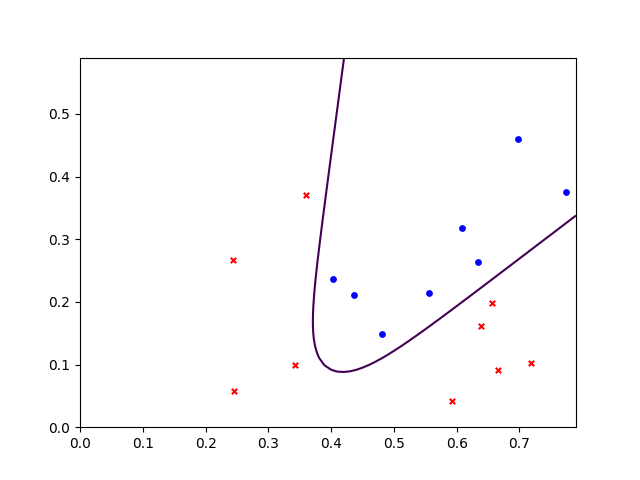

Here is the Python script that generated this plot:
import numpy as np
import matplotlib.pyplot as plt
import random as rand
L2_size = 3
alpha = 0.01
# 读取数据
def splitx(str):
    return list(map(float, str.split()[1:3]))
def splity(str):
    return float(str.split()[3:] == ['是'])
X = np.array(list(map(splitx, open('watermelon.txt').readlines()[1:])))
Y = np.mat(np.array(list(map(splity, open('watermelon.txt').readlines()[1:]))))
# 分类绘图
positive_x = []
negative_x = []
for x, y in zip(X, Y.T):
    if y:
        positive_x.append(x)
    else:
        negative_x.append(x)
positive_x = np.array(positive_x)
negative_x = np.array(negative_x)
plt.scatter(positive_x[:, 0], positive_x[:, 1], c='b', marker='o', s=15)
plt.scatter(negative_x[:, 0], negative_x[:, 1], c='r', marker='x', s=15)
# 实现算法
def Sigmoid(x):
    return 1.0 / (1.0 + np.exp(-x))
def calc_L(matrix):
    (x, y) = np.shape(matrix)
    return np.row_stack((np.mat(np.ones((1, y))), Sigmoid(matrix)))
def calc_A(matrix):
    return Sigmoid(matrix)
X1 = X[:, 0]
X2 = X[:, 1]
matrix_X = np.mat(X).T
(m, n) = np.shape(matrix_X)   # n为数据个数
X0 = np.mat(np.ones((1, n)))
matrix_L1 = np.row_stack((X0, matrix_X))  # 计算L1矩阵           (每组数据元素数+1) * n
Theta1 = np.mat(([rand.random(), rand.random(), rand.random()], [rand.random(), rand.random(), rand.random()] ,[rand.random(), rand.random(), rand.random()]))  # 初始化Theta1矩阵     L2_size * (每组数据元素数+1)
Theta2 = np.mat((rand.random(), rand.random(), rand.random(), rand.random()))  # 初始化Theta2矩阵     1 * L2_size+1
for i in range(100000):
    matrix_L2 = calc_L(Theta1 * matrix_L1)  # 计算L2矩阵           L2_size+1 * n
    A = calc_A(Theta2 * matrix_L2)
    E3 = A - Y   # 1 * n
    E2 = np.multiply((Theta2.T[1:,:] * E3), np.multiply(matrix_L2[1:,:], (1-matrix_L2[1:,:])))  # L2_size * n
    Theta2 = Theta2 - alpha * E3 * matrix_L2.T
    Theta1 = Theta1 - alpha * (E2 * matrix_L1.T)
x1 = np.arange(0, 0.8, .01)
x2 = np.arange(0, 0.6, .01)
x1, x2 = np.meshgrid(x1, x2)
f = Theta2[0,0] + Theta2[0,1]*Sigmoid(Theta1[0,0]+Theta1[0,1]*x1+Theta1[0,2]*x2) + \
    Theta2[0,2]*Sigmoid(Theta1[1,0]+Theta1[1,1]*x1+Theta1[1,2]*x2) + \
    Theta2[0,3]*Sigmoid(Theta1[2,0]+Theta1[2,1]*x1+Theta1[2,2]*x2)
plt.contour(x1, x2, f, 0)
plt.show()
